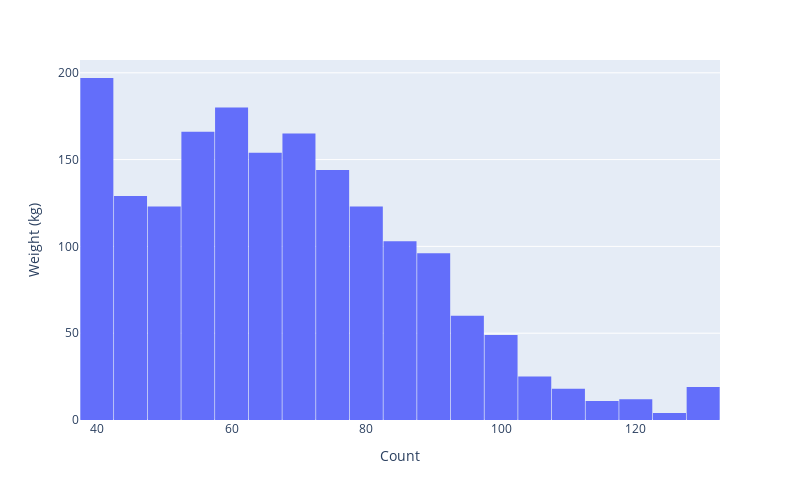

Notebook code for this chart:
### Code cell
fig = px.histogram(df,
                 x='Weight (kg)',
                 #y= 'Age',
                 nbins=18,
                  )

fig.update_layout(bargap=0.02,
                  yaxis_title="Weight (kg)",
                  xaxis_title="Count",
                  autosize=False,
                  width=800,
                  height=500)

fig.show()

### Figure 1 — Plotly figure (JSON) as saved in the notebook; plotly's stock layout.template omitted (floating-point values rounded to 4 significant figures; data arrays with more than 128 entries replaced by an {"elided": "..."} marker saying what was removed)
{"data": [{"bingroup": "x", "hovertemplate": "Weight (kg)=%{x}<br>count=%{y}<extra></extra>", "legendgroup": "", "marker": {"color": "#636efa", "pattern": {"shape": ""}}, "name": "", "nbinsx": 18, "orientation": "v", "showlegend": false, "type": "histogram", "x": {"elided": "1800 float values"}, "xaxis": "x", "yaxis": "y"}], "layout": {"autosize": false, "bargap": 0.02, "barmode": "relative", "height": 500, "legend": {"tracegroupgap": 0}, "margin": {"t": 60}, "width": 800, "xaxis": {"anchor": "y", "autorange": true, "domain": [0, 1], "range": [37.5, 132.5], "title": {"text": "Count"}, "type": "linear"}, "yaxis": {"anchor": "x", "autorange": true, "domain": [0, 1], "range": [0, 207.4], "title": {"text": "Weight (kg)"}}}}
